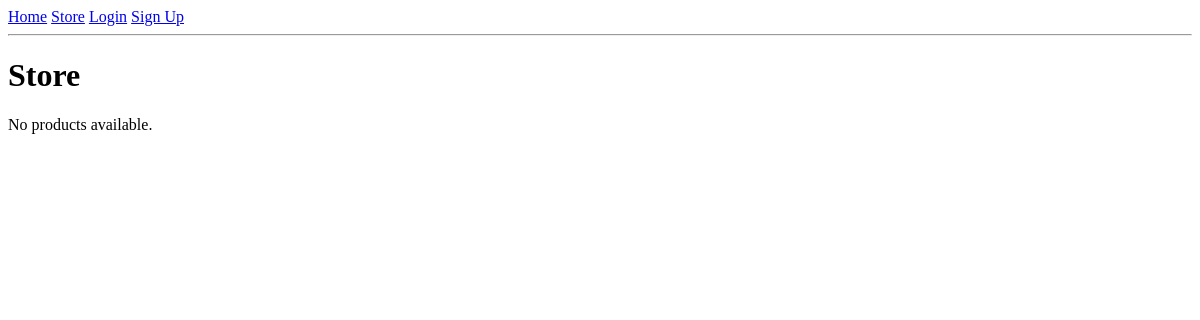
The page /store/ on the database as committed earlier.
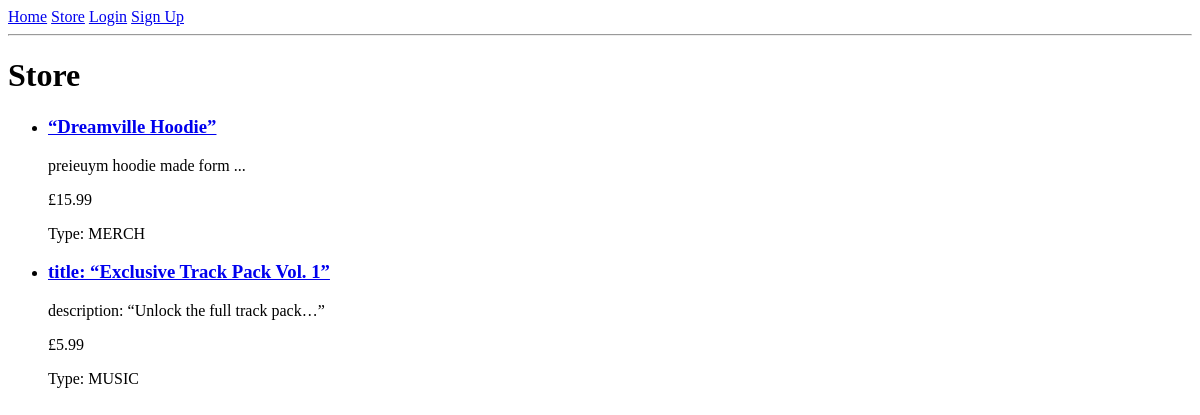
The same page on the database as committed later.
### store/models.py (models this page shows, shortened)
class Product(models.Model):
    PRODUCT_TYPES = (
        ("MERCH", "Merch"),
        ("MUSIC", "Music"),
    )
    title = models.CharField(max_length=120)
    description = models.TextField()
    price = models.DecimalField(max_digits=7, decimal_places=2)
    product_type = models.CharField(max_length=5, choices=PRODUCT_TYPES)
    is_premium = models.BooleanField(default=True)
    created_at = models.DateTimeField(auto_now_add=True)

### store/views.py (the view)
# urls.py: path("", views.product_list, name="product_list"),
def product_list(request):
    products = Product.objects.all()
    return render(request, "store/product_list.html", {"products": products})

### store/templates/store/product_list.html (shortened to what this page needs)
{% extends "base.html" %}
{% block content %}
<h1>Store</h1>
{% if products %}
    <ul>
        {% for product in products %}
            <li>
                <h3>
                    <a href="{% url 'product_detail' product.id %}">
                        {{ product.title }}
                    </a>
                </h3>
                <p>{{ product.description }}</p>
                <p>£{{ product.price }}</p>
                <p>Type: {{ product.product_type }}</p>
            </li>
        {% endfor %}
    </ul>
{% else %}
    <p>No products available.</p>
{% endif %}
{% endblock %}

### templates/base.html (shortened to what this page needs)
<!DOCTYPE html>
<html lang="en">
<head>
</head>
<body>
<nav>
    <a href="/">Home</a>
    <a href="/store/">Store</a>
    {% if user.is_authenticated %}
        <span>Hi {{ user.username }}</span>
        <a href="/accounts/logout/">Logout</a>
    {% else %}
        <a href="/accounts/login/">Login</a>
        <a href="/accounts/signup/">Sign Up</a>
    {% endif %}
</nav>
<hr>
{% block content %}
{% endblock %}
</body>
</html>

Rows that differ between the two databases and show on the page:
added Product: title "“Dreamville Hoodie”", description "preieuym hoodie made form ...", price "15.99", product_type "MERCH"
added Product: title "title: “Exclusive Track Pack Vol. 1”", description "description: “Unlock the full track pack…”", price "5.99", product_type "MUSIC"
Other text that changed with them:
text no longer shown: "No products available."
